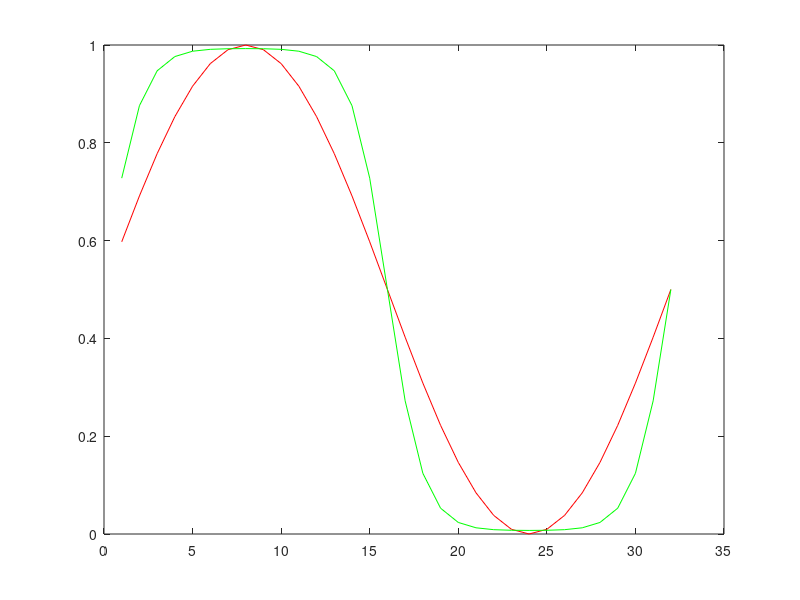

Write the MATLAB code that produced this figure.
%
% Copyright (c) 2018, Vishal_S
% All rights reserved. Please read the "license.txt" for license terms.
%
% Project Title: Phase field modelling
% 
% Developer: Vishal S
% 
% Contact Info: vishalsubbu97@gmail.com
%
clear 
clf

t = cputime;
delt = 0.5;
N = 32;
D = 1;
c = zeros(N,1);
ctilde = zeros(N,1);
M = 1;  
for i = 1:N
  c(i) = 0.5*(1 + sin(2*pi*M*i/N));
endfor
#plot the initial profile 
plot (c , 'r-');
hold on;
halfN = N/2;
delk = 2*pi/N;
for j= 1:80
  g = 2.*c.*(1-c).*(1-2.*c);
  ghat = fft(g);
  chat = fft(c) ;
  for i = 1:N
    if((i-1)<=halfN)
      k = (i-1)*delk;
    endif
    if((i-1)>halfN)
      k = (i-1-N)*delk;
    endif
    k2 = k*k;
    k4 = k2*k2;
    chat(i) = (chat(i) - (k2*delt*ghat(i)))/(1+(2*k4*delt));
  endfor
  c = real(ifft(chat));
endfor
  plot(c,'g');
print -depsc CH1DFT.eps

printf("Total CPU time : %f seconds\n",(cputime-t));
